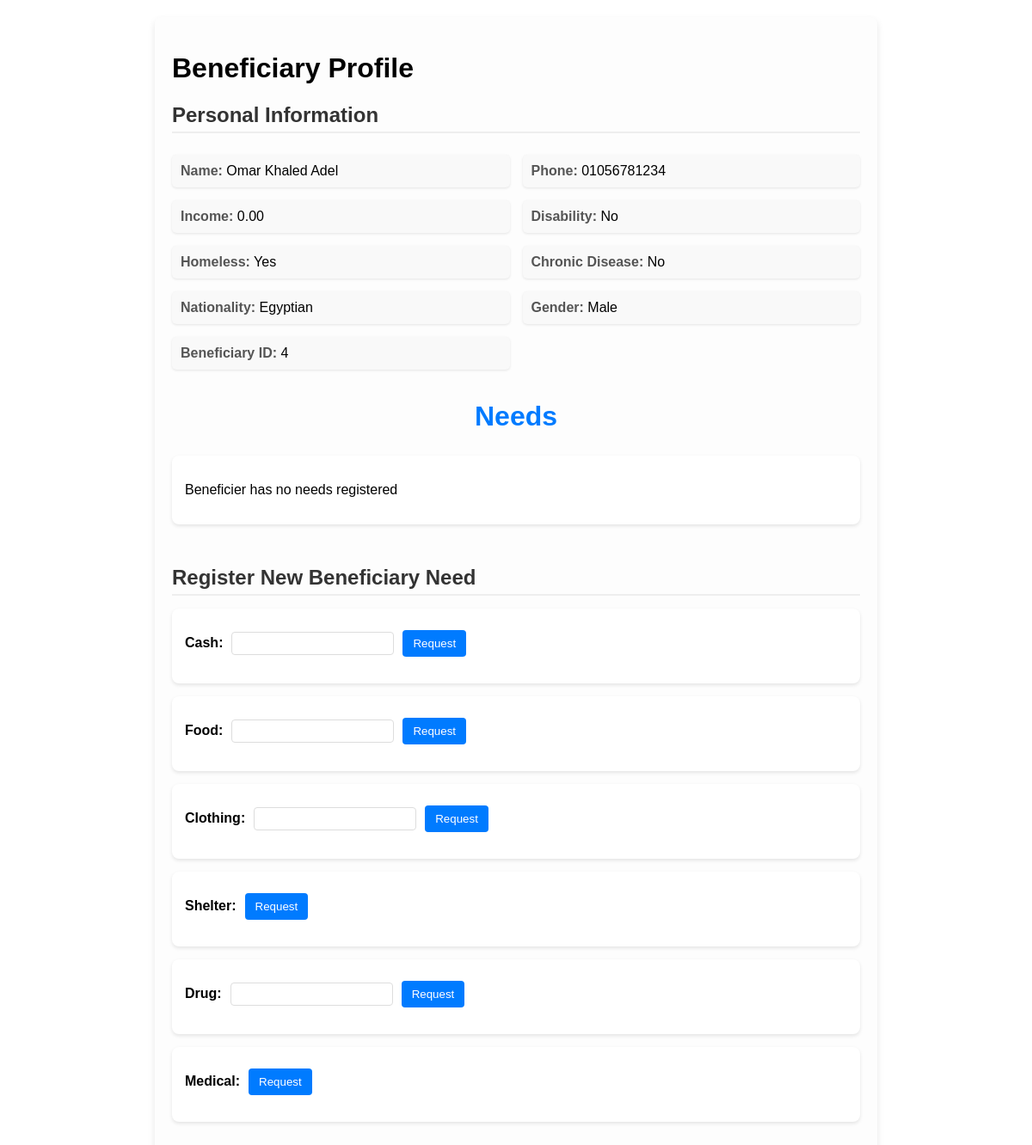
Page /BeneficiaryModule/index.php?action=view_beneficiary&id=4 on the committed database.
### tables this page shows
CREATE TABLE IF NOT EXISTS Beneficiary (
    PersonID INT PRIMARY KEY,
    income DECIMAL(10, 2) NOT NULL,
    hasChronicDisease BOOLEAN DEFAULT FALSE,
    hasDisability BOOLEAN DEFAULT FALSE,
    isHomeless BOOLEAN DEFAULT FALSE,
    FOREIGN KEY (PersonID) REFERENCES Person(PersonID) ON DELETE CASCADE
);

CREATE TABLE IF NOT EXISTS Person (
                                      PersonID INT AUTO_INCREMENT PRIMARY KEY,
                                      FirstName VARCHAR(100) NOT NULL,
                                      LastName VARCHAR(100) NOT NULL,
                                      MiddleName VARCHAR(100),
                                      Nationality VARCHAR(100),
                                      Gender ENUM('Male', 'Female'),
                                      Phone VARCHAR(15) UNIQUE ,
                                      AddressID INT,
                                      FOREIGN KEY (AddressID) REFERENCES Address(AddressID) ON DELETE SET NULL
);

### BeneficiaryModule/Controllers/BeneficiaryController.php (called while the page is built, shortened)
<?php
class BeneficiaryController
{
    private $db;
    private $admin;
    public function __construct($connection, $admin)
    {
        $this->db = $connection;
        $this->admin = $admin;
    }
    public function show_Beneficiary_profile($id)
    {
        $beneficiary = $this->admin->getBeneficiary($this->db, $id);
        include 'Views/Beneficiary_Profile_View.php';
        $view = new Beneficiary_Profile_View();
        $view->showBeneficiary($beneficiary);
    }
}

### BeneficiaryModule/Models/Person.php (called while the page is built, shortened)
<?php
abstract class Person
{
    public $FirstName;
    public $LastName;
    public $MiddleName;
    public $Nationality;
    public $Gender;
    public $Phone;
    public function __construct($firstName, $lastName, $middleName = null, $nationality = null, $gender = null, $phone = null, $addressID = null)
    {
        $this->FirstName = $firstName;
        $this->LastName = $lastName;
        $this->MiddleName = $middleName;
        $this->Nationality = $nationality;
        $this->Gender = $gender;
        $this->Phone = $phone;
    }
    public function getFirstName()
    {
        return $this->FirstName;
    }
    public function getLastName()
    {
        return $this->LastName;
    }
    public function getMiddleName()
    {
        return $this->MiddleName;
    }
    public function getPhone()
    {
        return $this->Phone;
    }
    public function getNationality()
    {
        return $this->Nationality;
    }
    public function getGender()
    {
        return $this->Gender;
    }
}

### BeneficiaryModule/Models/Beneficiary.php (called while the page is built, shortened)
<?php
require_once 'Person.php';
require_once 'Needs_Iterators/Needs_Allocation_Status_Iterator.php';
class Beneficiary extends Person implements NeedsCollectionInterface
{
    public $income;
    public $hasChronicDisease;
    public $hasDisability;
    public $isHomeless;
    private $db;
    private $PersonID = Null;
    private $needs = [];
    public function __construct($db, $beneficiaryId)
    {
        $this->db = $db;
        $query = "SELECT * FROM Person JOIN Beneficiary ON Person.PersonID = Beneficiary.PersonID WHERE Person.PersonID = :personID";
        $stmt = $this->db->prepare($query);
        $stmt->bindParam(':personID', $beneficiaryId, PDO::PARAM_INT);
        $stmt->execute();
        $beneficiary = $stmt->fetch(PDO::FETCH_OBJ);
        $this->income = $beneficiary->income;
        $this->hasChronicDisease = $beneficiary->hasChronicDisease;
        $this->hasDisability = $beneficiary->hasDisability;
        $this->isHomeless = $beneficiary->isHomeless;
        $this->PersonID = $beneficiary->PersonID;
    }
    public function getIterator(): NeedIterator
    {
        return new AllocationStatusIterator($this->needs);
    }
    private function initializeNeeds()
    {
        $needTables = [
            'cashneedhistory' => 'cash',
            'foodneedhistory' => 'food',
            'clothingneedhistory' => 'clothing',
            'drugneedhistory' => 'drug',
            'medicalneedhistory' => 'medical',
            'shelterneedhistory' => 'shelter'
        ];
        foreach ($needTables as $table => $needType) {
            $query = "SELECT *, '$table' as table_name FROM $table WHERE BeneficiaryID = :beneficiaryID";
            $stmt = $this->db->prepare($query);
            $stmt->bindParam(':beneficiaryID', $this->PersonID, PDO::PARAM_INT);
            $stmt->execute();
            $needsData = $stmt->fetchAll(PDO::FETCH_ASSOC);
            foreach ($needsData as $needData) {
                $initParams = [
                    'allocationID' => $needData['AllocationID'] ?? null,
                    'BeneficiaryID' => $needData['BeneficiaryID'] ?? null,
                    'Amount' => $needData['Amount'] ?? null,
                    'isAllocated' => $needData['Allocated'] ?? null,
                    'isAccepted' => $needData['Accepted'] ?? null,
                    'RegisterDate' => $needData['RegisterDate'] ?? null,
                    'purpose' => $needData['purpose'] ?? null
                ];
                $needObject = SimpleNeedFactory::CreateNeed($needType, $initParams);
                $this->needs[] = $needObject;
            }
        }
    }
    public function getIncome()
    {
        return $this->income;
    }
    public function hasChronicDisease()
    {
        return $this->hasChronicDisease;
    }
    public function hasDisability()
    {
        return $this->hasDisability;
    }
    public function isHomeless()
    {
        return $this->isHomeless;
    }
    public function getPersonID()
    {
        return $this->PersonID;
    }
}

### BeneficiaryModule/Models/BeneficiaryAdmin.php (called while the page is built, shortened)
<?php
require_once 'Person.php';
class BeneficiaryAdmin extends Person implements BeneficiariesCollectionInterface
{
    public function getBeneficiary($db, $BeneficiaryID)
    {
        return new Beneficiary($db, $BeneficiaryID);
    }
}

### BeneficiaryModule/Models/Needs_Iterators/Needs_Allocation_Status_Iterator.php (called while the page is built, shortened)
<?php
class AllocationStatusIterator implements NeedIterator
{
    private $needs;
    private $position = 0;
    public function __construct(array $needs)
    {
        $this->needs = $this->sortNeedsByAllocationStatus($needs);
    }
    private function sortNeedsByAllocationStatus(array $needs): array
    {
        usort($needs, function ($a, $b) {
            if (!$a->isAllocated() && !$a->isAccepted()) return -1;
            if (!$b->isAllocated() && !$b->isAccepted()) return 1;
            if ($a->isAccepted() && !$a->isAllocated()) return -1;
            if ($b->isAccepted() && !$b->isAllocated()) return 1;
            return 0;
        });
        return $needs;
    }
    public function hasNext(): bool
    {
        return $this->position < count($this->needs);
    }
}

### BeneficiaryModule/Views/Beneficiary_Profile_View.php (the view, shortened to what this page needs)
<?php
class Beneficiary_Profile_View
{
    public function showBeneficiary($beneficiary)
    {
        echo '<link rel="stylesheet" type="text/css" href="Views/styles/profile.css">';
        echo '<div class="profile-dashboard">';
        echo '<h1>Beneficiary Profile</h1>';
        echo '<div class="profile-section">';
        echo '<h2 class="section-heading">Personal Information</h2>';
        echo '<div class="profile-info-grid">';
        echo '<div class="info-item"><span class="label">Name:</span> ' . htmlspecialchars($beneficiary->getFirstName() . ' ' . $beneficiary->getMiddleName() . ' ' . $beneficiary->getLastName()) . '</div>';
        echo '<div class="info-item"><span class="label">Phone:</span> ' . htmlspecialchars($beneficiary->getPhone()) . '</div>';
        echo '<div class="info-item"><span class="label">Income:</span> ' . htmlspecialchars($beneficiary->getIncome()) . '</div>';
        echo '<div class="info-item"><span class="label">Disability:</span> ' . ($beneficiary->hasDisability() ? 'Yes' : 'No') . '</div>';
        echo '<div class="info-item"><span class="label">Homeless:</span> ' . ($beneficiary->isHomeless() ? 'Yes' : 'No') . '</div>';
        echo '<div class="info-item"><span class="label">Chronic Disease:</span> ' . ($beneficiary->hasChronicDisease() ? 'Yes' : 'No') . '</div>';
        echo '<div class="info-item"><span class="label">Nationality:</span> ' . htmlspecialchars($beneficiary->getNationality()) . '</div>';
        echo '<div class="info-item"><span class="label">Gender:</span> ' . htmlspecialchars($beneficiary->getGender()) . '</div>';
        echo '<div class="info-item"><span class="label">Beneficiary ID:</span> ' . htmlspecialchars($beneficiary->getPersonID()) . '</div>';
        echo '</div>';
        echo '</div>';
        echo '<div class="needs-section">';
        echo '<h2 class="centered-heading">Needs</h2>';
        $needsIterator = $beneficiary->getIterator();
        if ($needsIterator->hasNext()) {
            echo '<div class="registered-needs">';
            echo '<h3 class="section-heading">Registered Needs</h3>';
            while ($needsIterator->hasNext()) {
                $need = $needsIterator->next();
                echo '<div class="need-card">';
                $needType = strtolower((new ReflectionClass($need))->getShortName());
                $needType = preg_replace('/need$/i', '', $needType);
                echo '<h2 style="color: green;">' . htmlspecialchars(ucfirst($needType)) . '</h2>';
                $needType .= 'needhistory';
                echo '<p><strong>Amount:</strong> ' . htmlspecialchars($need->getAmount()) . '</p>';
                echo '<p><strong>Register Date:</strong> ' . htmlspecialchars($need->getRegisterDate()) . '</p>';
                echo '<p><strong>Purpose:</strong> ' . htmlspecialchars($need->getPurpose()) . '</p>';
                if (!$need->isAllocated()) {
                    if (!$need->isAccepted()) {
                        echo '<div class="need-card" style="border: 2px solid red;">';
                        echo '<p><strong>Status:</strong> Beneficier need Rejected ❌</p>';
                        echo '</div>';
                        echo '<form method="POST" action="index.php?action=register_need" class="action-form">';
                        echo '<input type="hidden" name="need_type" value="' . htmlspecialchars($needType) . '">';
                        echo '<input type="hidden" name="beneficiary_id" value="' . htmlspecialchars($beneficiary->getPersonID()) . '">';
                        echo '<input type="hidden" name="amount" value="' . htmlspecialchars($need->getAmount()) . '">';
                        echo '<button type="submit" class="btn-secondary">Reapply</button>';
                        echo '</form>';
                    } else {
                        echo '<div class="need-card" style="border: 1px solid gold;">';
                        echo '<p><strong>Status:</strong> Beneficier need Approved Pending Support... </p>';
                        echo '</div>';
                        echo '<form method="POST" action="index.php?action=allocate_resources" class="action-form">';
                        echo '<input type="hidden" name="need_type" value="' . htmlspecialchars($needType) . '">';
                        echo '<input type="hidden" name="beneficiary_id" value="' . htmlspecialchars($beneficiary->getPersonID()) . '">';
                        echo '<input type="hidden" name="allocation_id" value="' . htmlspecialchars($need->getAllocationID()) . '">';
                        echo '<button type="submit" class="btn-secondary">Allocate Resources</button>';
                        echo '</form>';
                    }
                    echo '<form method="POST" action="index.php?action=remove_need" class="action-form">';
                    echo '<input type="hidden" name="need_type" value="' . htmlspecialchars($needType) . '">';
                    echo '<input type="hidden" name="beneficiary_id" value="' . htmlspecialchars($beneficiary->getPersonID()) . '">';
                    echo '<input type="hidden" name="AllocationID" value="' . htmlspecialchars($need->getAllocationID()) . '">';
                    echo '<button type="submit" class="btn-danger">Remove Need</button>';
                    echo '</form>';
                } else {
                    echo '<div class="need-card" style="border: 1px solid green;">';
                    echo '<p><strong>Status:</strong> Allocated✅</p>';
                    echo '</div>';
                    $logoPath = '../web_logo.jpg';
                    $pdfFilePath = $this->generateNeedAllocationPDF($need, $beneficiary, $logoPath);
                    echo '<div class="pdf-download">';
                    echo '<a href="' . $pdfFilePath . '" class="btn btn-primary" download style="text-decoration: none;">Download Allocation Details</a>';
                    echo '</div>';
                }
                echo '</div>';
            }
            echo '</div>';
        } else {
            echo '<div class="need-card">';
            echo '<p>Beneficier has no needs registered</p>';
            echo '</div>';
        }
        echo '<div class="available-needs">';
        echo '<br>';
        echo '<h3 class="section-heading">Register New Beneficiary Need</h3>';
        $allNeeds = ['Cash', 'Food', 'Clothing', 'Shelter', 'Drug', 'Medical'];
        foreach ($allNeeds as $need) {
            echo '<div class="need-card">';
            echo '<form method="POST" action="index.php?action=register_need">';
            echo '<label><strong>' . htmlspecialchars($need) . ':</strong></label>';
            if ($need === 'Shelter' || $need === 'Medical') {
                echo '<button type="submit" class="btn-primary">Request</button>';
            } else {
                echo '<input type="number" name="amount" required>';
                echo '<button type="submit" class="btn-primary">Request</button>';
            }
            echo '</form>';
            echo '</div>';
        }
        echo '</div>';
        echo '</div>';
        echo '</div>';
    }
}

### BeneficiaryModule/Views/styles/profile.css (style rules this page uses)
.profile-dashboard { font-family: Arial, sans-serif; max-width: 800px; margin: 20px auto; padding: 20px; background: #fdfdfd; border-radius: 8px; box-shadow: 0 4px 8px rgba(0, 0, 0, 0.1); }
.section-heading { margin: 15px 0; font-size: 1.5em; color: #333; border-bottom: 2px solid #eee; padding-bottom: 5px; }
.centered-heading { text-align: center; font-size: 2em; color: #007bff; }
.profile-info-grid { display: grid; grid-template-columns: 1fr 1fr; gap: 15px; padding: 10px 0; }
.info-item { padding: 10px; background: #f9f9f9; border-radius: 5px; box-shadow: 0 1px 3px rgba(0, 0, 0, 0.1); }
.info-item .label { font-weight: bold; color: #555; }
.needs-section { margin-top: 20px; }
.registered-needs, .available-needs { margin-top: 15px; }
.need-card { background: #fff; border-radius: 8px; padding: 15px; margin-bottom: 15px; box-shadow: 0 2px 4px rgba(0, 0, 0, 0.1); }
.need-card form { margin-top: 10px; }
.need-card label { font-weight: bold; margin-right: 10px; }
.need-card select, .need-card input[type="number"] { padding: 5px; margin-right: 10px; border: 1px solid #ddd; border-radius: 4px; }
.btn-primary, .btn-secondary, .btn-danger { padding: 8px 12px; border: none; border-radius: 4px; color: white; cursor: pointer; }
.btn-primary { background-color: #007bff; }

### rows in the picture
beneficiary: PersonID.LastName "Omar Khaled Adel", PersonID.Phone "01056781234", income "0.00", PersonID.Nationality "Egyptian", PersonID.Gender "Male", PersonID "4"

### other values in the picture
$need "Cash"
$need "Food"
$need "Clothing"
$need "Shelter"
$need "Drug"
$need "Medical"
